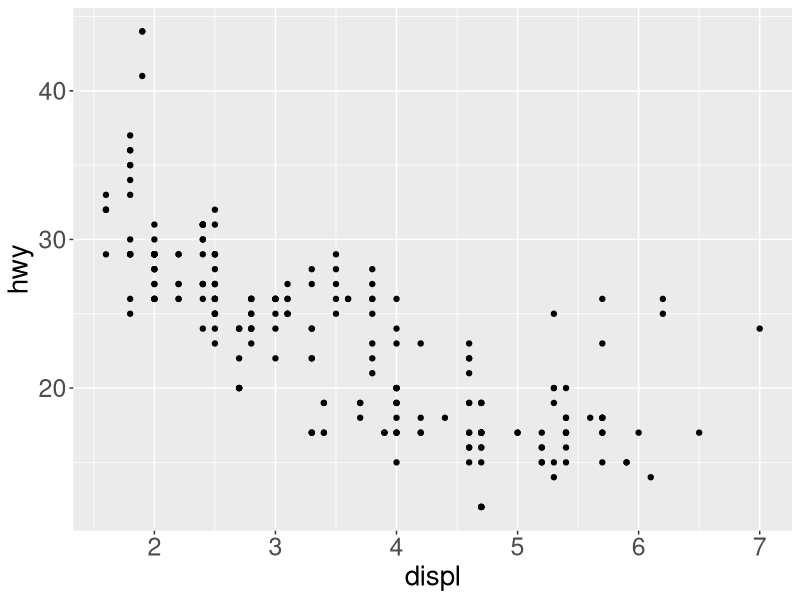
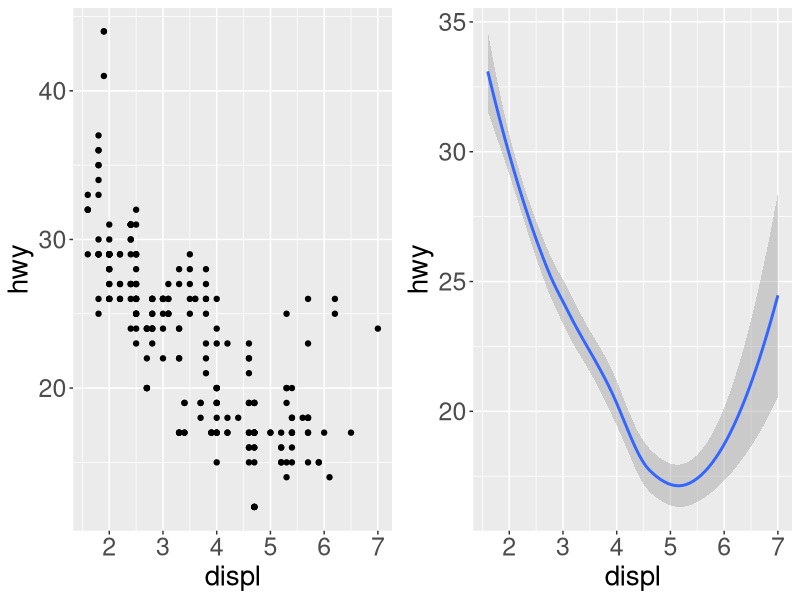
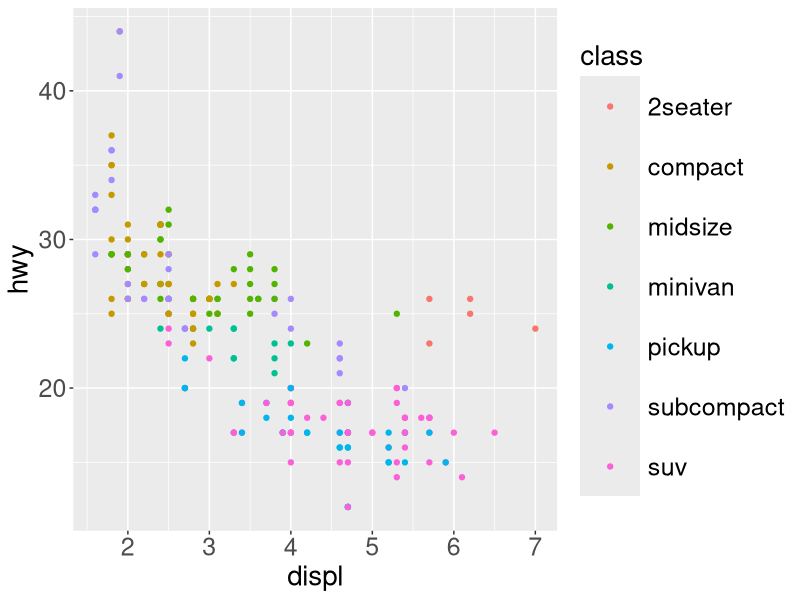
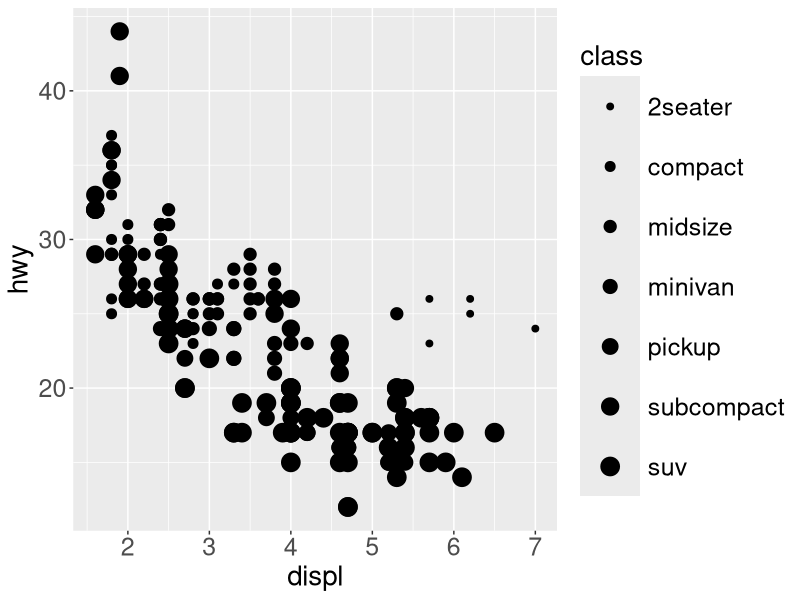
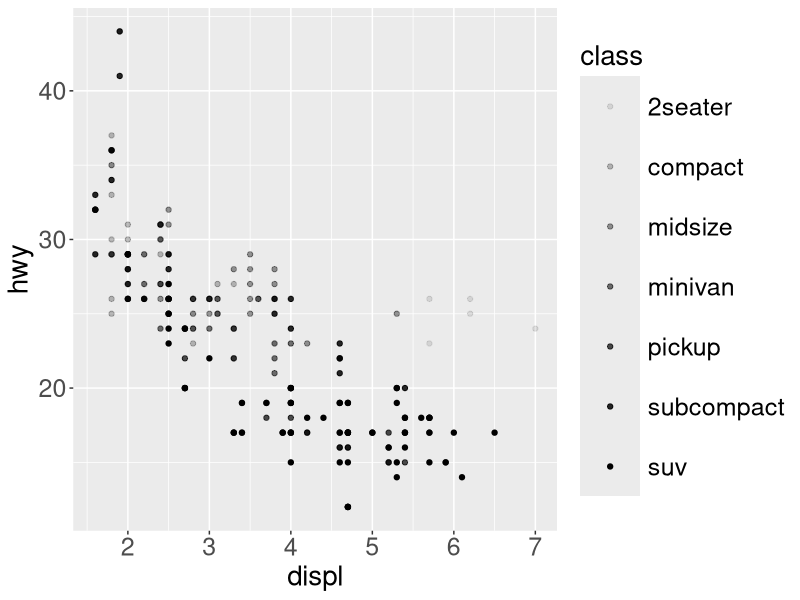
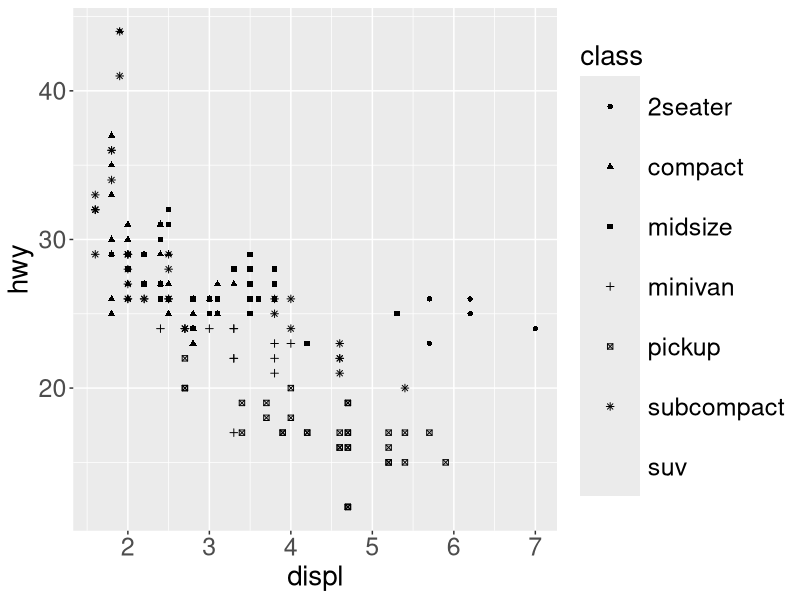
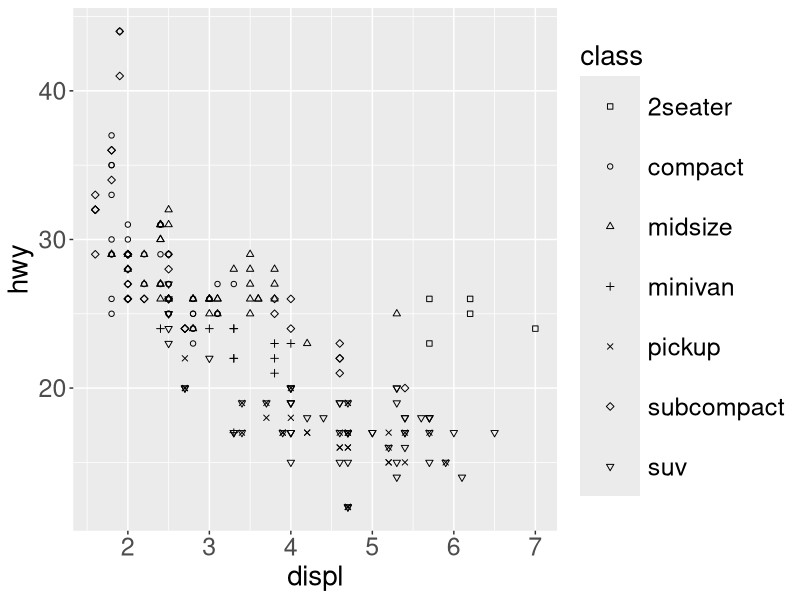
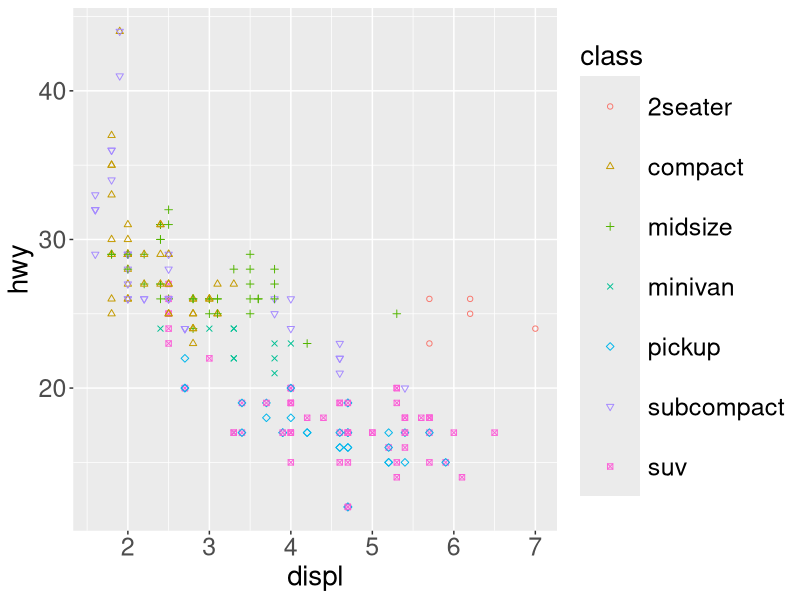

The R script that drew these images, in order:
## ---- chunk 1
knitr::opts_chunk$set(echo = TRUE, out.height="150px", fig.align = 'center', message = FALSE, cache = TRUE)

library(egg)
library(tidyverse)

theme_update(
  legend.key.size = unit(3, "line"),        # legend symbols size
  legend.title = element_text(size = 20),   # legend labels
  legend.text = element_text(size = 18),    # legend text
  axis.title = element_text(size = 20),     # axis labels
  axis.text = element_text(size = 18),      # tick labels
  title = element_text(size = 22)           # title
)
## ---- chunk 2
ggplot(data = mpg) +
  geom_point(mapping = aes(x = displ, y = hwy))
## ---- chunk 3
left <- ggplot(data = mpg) + 
  geom_point(mapping = aes(x = displ, y = hwy))

right <- ggplot(data = mpg) + 
  geom_smooth(mapping = aes(x = displ, y = hwy))

ggarrange(left, right, nrow = 1)
## ---- chunk 4
ggplot(data = mpg) +
  geom_point(mapping = aes(x = displ, y = hwy, color = class))
## ---- chunk 5
subset(mpg, class == "2seater", 
       select = c("manufacturer", "model", "year"))
## ---- chunk 6
ggplot(data = mpg) +
  geom_point(aes(x = displ, y = hwy, size = class))
## ---- chunk 7
#> Using size for a discrete variable is not advised.
## ---- chunk 8
ggplot(data = mpg) +
  geom_point(aes(x = displ, y = hwy, alpha = class))
## ---- chunk 9
ggplot(data = mpg) +
  geom_point(aes(x = displ, y = hwy, shape = class))
## ---- chunk 10
ggplot(data = mpg) +
  geom_point(aes(x = displ, y = hwy, shape = class)) +
  scale_shape_manual(values = 0:6)
## ---- chunk 11
ggplot(data = mpg) +
  geom_point(
    mapping = aes(x = displ, y = hwy,
                  shape = class, color = class)) +
  scale_shape_manual(values = 1:7)
## ---- chunk 12
ggplot(mpg) +
  geom_point(aes(x = displ, y = hwy, color = cty))
## ---- chunk 13
ggplot(mpg) + 
  geom_point(aes(x = displ, y = hwy, size = cty))
## ---- chunk 14
ggplot(mpg) + 
  geom_point(aes(x = displ, y = hwy, alpha = cty)) 
## ---- chunk 15
ggplot(data = mpg) + 
  geom_smooth(aes(x = displ, y = hwy, linetype = drv))
## ---- chunk 16
p1 <- ggplot(data = mpg) +
  geom_smooth(aes(x = displ, y = hwy))

p2 <- ggplot(data = mpg) +
  geom_smooth(aes(x = displ, y = hwy, group = drv))

ggarrange(p1, p2, nrow = 1)
## ---- chunk 17
left <- ggplot(data = mpg) +
  geom_smooth(aes(x = displ, y = hwy, group = drv))

right <- ggplot(data = mpg) +
  geom_smooth(aes(x = displ, y = hwy, linetype = drv))

ggarrange(left, right, nrow = 1)
## ---- chunk 18
left <- ggplot(data = mpg) +
  geom_smooth(aes(x = displ, y = hwy, group = drv))

right <- ggplot(data = mpg) +
  geom_smooth(aes(x = displ, y = hwy, color = drv))

ggarrange(left, right, nrow = 1)
## ---- chunk 19
ggplot(mpg) + 
  geom_point(aes(x = displ, y = hwy, 
                 color = displ < 5))
## ---- chunk 20
ggplot(mpg) + 
  geom_point(aes(x = displ, y = hwy, 
                 color = class == "2seater"))
## ---- chunk 21
ggplot(data = mpg) + 
  geom_point(aes(x = displ, y = hwy),
             color = "blue")
## ---- chunk 22
ggplot(data = mpg) +
  geom_point(aes(x = displ, y = hwy), 
    color = "blue",
    size = 6)
## ---- chunk 23
ggplot(data = mpg) + 
  geom_point(aes(x = displ, y = hwy), 
             color = "blue", size = 5, shape = 6)
## ---- chunk 24
ggplot(data = mpg) +
  geom_point(mapping = aes(x = displ, y = hwy),
    color = "blue", size = 5, shape = 24, fill = "red")
## ---- chunk 25
ggplot(data = mpg) +
  geom_point(aes(x = displ, y = hwy), 
             color = "blue", size = 5, shape = 23, fill = "red", stroke = 2
  )
## ---- chunk 26
ggplot(data = mpg) +
  geom_point(aes(x = displ, y = hwy),
    color = "darkblue",
    fill = "lightblue",
    shape = 21,
    size = 5,
    stroke = 1
  )
## ---- chunk 27
ggplot(data = mpg) +
  geom_point(aes(x = displ, y = hwy),
    color = "darkblue",
    fill = "lightblue",
    shape = 21,
    size = 5,
    stroke = 3
  )
## ---- chunk 28
left <- ggplot(data = mpg) + 
  geom_smooth(aes(x = displ, y = hwy))

center <- ggplot(data = mpg) + 
  geom_smooth(aes(x = displ, y = hwy),
    linetype = "dotted")

right <- ggplot(data = mpg) + 
  geom_smooth(aes(x = displ, y = hwy),
    linetype = "twodash")

ggarrange(left, center, right, nrow = 1)
## ---- chunk 29
left <- ggplot(data = mpg) + 
  geom_smooth(aes(x = displ, y = hwy))

center <- ggplot(data = mpg) + 
  geom_smooth(aes(x = displ, y = hwy),size = 2)

right <- ggplot(data = mpg) + 
  geom_smooth(aes(x = displ, y = hwy), size = 5)

ggarrange(left, center, right, nrow = 1)
## ---- chunk 30
left <- ggplot(data = mpg) + 
  geom_smooth(aes(x = displ, y = hwy),
              linetype = "dotted")

center <- ggplot(data = mpg) + 
  geom_smooth(aes(x = displ, y = hwy),
              linetype = "dotted", size = 2)

right <- ggplot(data = mpg) + 
  geom_smooth(aes(x = displ, y = hwy),
              linetype = "dotted", size = 5)

ggarrange(left, center, right, nrow = 1)
## ---- chunk 31

left <- ggplot(data = mpg) +
  geom_smooth(aes(x = displ, y = hwy))

right <- ggplot(data = mpg) +
  geom_smooth(aes(x = displ, y = hwy),
    se = FALSE)

ggarrange(left, right, nrow = 1)
## ---- chunk 32
left <- ggplot(data = mpg) +
  geom_smooth(aes(x = displ, y = hwy, linetype = drv))

right <- ggplot(data = mpg) +
  geom_smooth(aes(x = displ, y = hwy, linetype = drv),
    se = FALSE)

ggarrange(left, right, nrow = 1)
## ---- chunk 33
l <- ggplot(data = mpg) + 
  geom_smooth(aes(x = displ, y = hwy, color = drv))
  
r <- ggplot(data = mpg) + 
  geom_smooth(aes(x = displ, y = hwy, color = drv),
    se = FALSE)

ggarrange(l, r, nrow = 1)
## ---- chunk 34
l <- ggplot(data = mpg) + 
  geom_point(aes(x = displ, y = hwy))

c <- ggplot(data = mpg) + 
  geom_smooth(aes(x = displ, y = hwy))

r <- ggplot(data = mpg) + 
  geom_smooth(aes(x = displ, y = hwy), method = "lm")

ggarrange(l, c, r, nrow = 1)
## ---- chunk 35
l <- ggplot(data = mpg) + 
  geom_smooth(aes(x = displ, y = hwy, linetype = drv),
    se = FALSE)

r <- ggplot(data = mpg) + 
  geom_smooth(aes(x = displ, y = hwy, linetype = drv),
    se = FALSE, show.legend = FALSE)

ggarrange(l, r, nrow = 1)
## ---- chunk 36
l <- ggplot(data = mpg) + 
  geom_smooth(aes(x = displ, y = hwy, color = drv),
    se = FALSE)

r <- ggplot(data = mpg) + 
  geom_smooth(aes(x = displ, y = hwy, color = drv),
    se = FALSE, show.legend = FALSE)

ggarrange(l, r, nrow = 1)
## ---- chunk 37
ggplot(data = mpg) + 
  geom_point(aes(x = displ, y = hwy)) + 
  facet_wrap(~ class, nrow = 2)
## ---- chunk 38
ggplot(data = mpg) + 
  geom_smooth(aes(x = displ, y = cyl), se = FALSE) + 
  facet_wrap(~class, nrow = 2)
## ---- chunk 39
ggplot(data = mpg) + 
  geom_point(aes(x = displ, y = hwy)) + 
  facet_grid(drv ~ cyl)
## ---- chunk 40
ggplot(data = mpg) + 
  geom_point(aes(x = displ, y = hwy)) + 
  facet_grid(. ~ cyl)
## ---- chunk 41
ggplot(data = mpg) + 
  geom_point(aes(x = displ, y = hwy)) +
  facet_grid(drv ~ .)
## ---- chunk 42
ggplot(data = mpg) + 
  geom_point(aes(x = displ, y = hwy)) +
  geom_smooth(aes(x = displ, y = hwy))
## ---- chunk 43
p1 <- ggplot(data = mpg) +
  geom_smooth( mapping = aes(x = displ, y = hwy),
    se = FALSE) +
  geom_point(mapping = aes(x = displ, y = hwy))
              
p2 <- ggplot(data = mpg) +
  geom_smooth(mapping = aes(x = displ, y = hwy,
                            group = drv), 
    se = FALSE) +
  geom_point(mapping = aes(x = displ, y = hwy))
              
ggarrange(p1, p2, nrow = 1)
## ---- chunk 44
ggplot(data = mpg, aes(x = displ, y = hwy)) + 
  geom_point() + 
  geom_smooth()
## ---- chunk 45
ggplot(data = mpg, aes(x = displ, y = hwy)) + 
  geom_smooth(aes(color = drv), se = FALSE) +
  geom_point()
## ---- chunk 46
ggplot(data = mpg, aes(x = displ, y = hwy, color = drv)) + 
  geom_smooth(se = FALSE) +
  geom_point()
## ---- chunk 47
ggplot(data = mpg, aes(x = displ, y = hwy)) +
  geom_smooth(aes(linetype = drv), se = FALSE) +
  geom_point(aes(color = drv))
## ---- chunk 48
ggplot(data = mpg, aes(x = displ, y = hwy,
                       color = drv)) + 
  geom_smooth(aes(linetype = drv), se = FALSE) + 
  geom_point() 
## ---- chunk 49
ggplot(data = mpg, aes(x = displ, y = hwy)) + 
  geom_point(mapping = aes(color = class)) + 
  geom_smooth()
## ---- chunk 50
ggplot(data = mpg, aes(x = displ, y = hwy)) + 
  geom_smooth(aes(linetype = drv)) +
  geom_point(aes(color = class))
## ---- chunk 51
ggplot(data = mpg, aes(x = displ, y = hwy)) + 
  geom_smooth(aes(linetype = drv), se = FALSE) +
  geom_point(aes(color = class))
## ---- chunk 52
ggplot(data = mpg, aes(x = displ, y = hwy)) + 
  geom_smooth(se = FALSE) + 
  geom_point() + 
  facet_wrap(~class, nrow = 2)
## ---- chunk 53
ggplot(data = mpg, aes(x = displ, y = hwy)) + 
  geom_point() + 
  geom_smooth(method = "lm", se = FALSE) +  
  facet_wrap(~class, nrow = 2)
## ---- chunk 54
subcompact <- subset(mpg, class == "subcompact")

ggplot(data = mpg, aes(x = displ, y = hwy)) +
  geom_point(aes(color = class)) +
  geom_smooth(data = subcompact, se = FALSE, 
              method = "lm")
## ---- chunk 55

subcompact <- subset(mpg, class == "subcompact")
two_seater <- subset(mpg, class == "2seater")

ggplot(data = mpg, aes(x = displ, y = hwy)) +
  geom_point(aes(color = class)) +
  geom_smooth(data = subcompact, se = FALSE,
              method = "lm") +
  geom_smooth(data = two_seater, se = FALSE,
              method = "lm")
## ---- chunk 56
ggplot(data = mpg, aes(x = displ, y = hwy)) +
       geom_point(aes(color = class)) +
       geom_smooth(
         data = subset(mpg, class != "2seater"),
         se = FALSE,
         method = "lm")
## ---- chunk 57
corvette <- subset(mpg, model == "corvette")
not_corvette <- subset(mpg, model != "corvette")

ggplot(mapping = aes(x = displ, y = hwy)) + 
  geom_point(data = not_corvette) + 
  geom_point(data = corvette,  color = "Red")
## ---- chunk 58
ggplot(mpg, aes(displ, hwy)) +
  geom_point(aes(color = class)) +
  geom_smooth(se = FALSE) +
  labs(
    title = "Efficiency decreases with engine size"
    )
## ---- chunk 59
ggplot(mpg, aes(displ, hwy)) +
  geom_point(aes(color = class)) +
  geom_smooth(se = FALSE) +
  labs(
    title = "Efficiency decreases with engine size",
    subtitle = "Two-seaters are an exception",
    caption = "Data from fueleconomy.gov"
  )
## ---- chunk 60
ggplot(mpg, aes(displ, hwy)) +
  geom_point(aes(color = class)) +
  geom_smooth(se = FALSE) +
  labs(
    x = "Engine displacement (L)",
    y = "Highway fuel economy (mpg)",
    color = "Car type"
  )
## ---- chunk 61
df <- tibble(
  x = runif(10),
  y = runif(10))

ggplot(df, aes(x, y)) +
  geom_point() +
  labs(
    x = quote(sum(x[i] ^ 2, i == 1, n)),
    y = quote(alpha + beta + frac(delta, theta))
  )
## ---- chunk 62
?plotmath
## ---- chunk 63
ggplot(data = diamonds) + 
  geom_bar(aes(x = cut))
## ---- chunk 64
ggplot(data = diamonds) + 
  stat_count(aes(x = cut))
## ---- chunk 65
tib <- tribble(
  ~cut,         ~freq,
  "Fair",       1610,
  "Good",       4906,
  "Very Good",  12082,
  "Premium",    13791,
  "Ideal",      21551
)
## ---- chunk 66
ggplot(data = tib) +
  geom_bar(aes(x = cut, y = freq),
    stat = "identity")
## ---- chunk 67
ggplot(data = tib) +
  stat_identity(aes(x = cut, y = freq))
## ---- chunk 68
ggplot(data = tib) +
  geom_col(aes(x = cut, y = freq))
## ---- chunk 69
plt_1 <- ggplot(data = diamonds) +
  geom_bar(aes(x = cut))

plt_1 <- ggplot_build(plt_1)
plt_1$data[[1]][, 1:8]
## ---- chunk 70
ggplot(data = diamonds) +
  geom_bar(aes(x = cut, y = stat(prop)))
## ---- chunk 71
plt_2 <- ggplot(data = diamonds) +
  geom_bar(aes(x = cut, y = stat(prop)))

plt_2 <- ggplot_build(plt_2)
plt_2$data[[1]][, 1:8]

## ---- chunk 72
ggplot(data = diamonds) + 
  geom_bar(aes(x = cut, y = stat(prop), group = 1))
## ---- chunk 73
plt_3 <- ggplot(data = diamonds) +
  geom_bar(aes(x = cut, y = stat(prop), group = 1))
plt_3 <- ggplot_build(plt_3)

plt_3$data[[1]][, 1:5]
## ---- chunk 74
ggplot(data = diamonds) + 
  geom_bar(aes(x = cut, color = cut))
## ---- chunk 75
ggplot(data = diamonds) + 
  geom_bar(aes(x = cut), fill = "lightblue")
## ---- chunk 76
ggplot(data = diamonds) + 
  geom_bar(aes(x = cut, color = cut), fill = "white")
## ---- chunk 77
ggplot(data = diamonds) + 
  geom_bar(aes(x = cut, color = cut),
           fill = "white", show.legend = FALSE)
## ---- chunk 78
ggplot(data = diamonds) + 
  geom_bar(aes(x = cut, fill = clarity))
## ---- chunk 79
ggplot(data = diamonds) + 
  geom_bar(aes(x = cut, fill = clarity), 
           position = "fill")
## ---- chunk 80
ggplot(data = diamonds) + 
  geom_bar(aes(x = cut, fill = clarity), 
           position = "dodge")
## ---- chunk 81
ggplot(data = mpg, aes(y = hwy)) + 
  geom_boxplot()
## ---- chunk 82
ggplot(data = mpg, aes(x = drv, y = hwy)) + 
  geom_boxplot()
## ---- chunk 83
ggplot(data = mpg, 
       aes(x = drv, y = hwy, color = drv)) + 
  geom_boxplot()
## ---- chunk 84
ggplot(data = mpg, 
       aes(x = drv, y = hwy, fill = drv)) + 
  geom_boxplot()
## ---- chunk 85
ggplot(data = mpg, aes(x = class, y = hwy)) + 
  geom_boxplot()
## ---- chunk 86
ggplot(data = mpg, 
       aes(x = class, y = hwy, color = class)) + 
  geom_boxplot(show.legend = FALSE)
## ---- chunk 87
ggplot(data = mpg, aes(x = class, y = hwy)) + 
  geom_boxplot() +
  coord_flip()

## ---- chunk 88
ggplot(mpg, aes(x = "", fill = drv)) +
  geom_bar() 
## ---- chunk 89
ggplot(mpg, aes(x = "", fill = drv)) +
  geom_bar() +
  coord_polar("y")
## ---- chunk 90
ggplot(mpg, aes(x = "", fill = class)) +
  geom_bar() +
  coord_polar("y")
